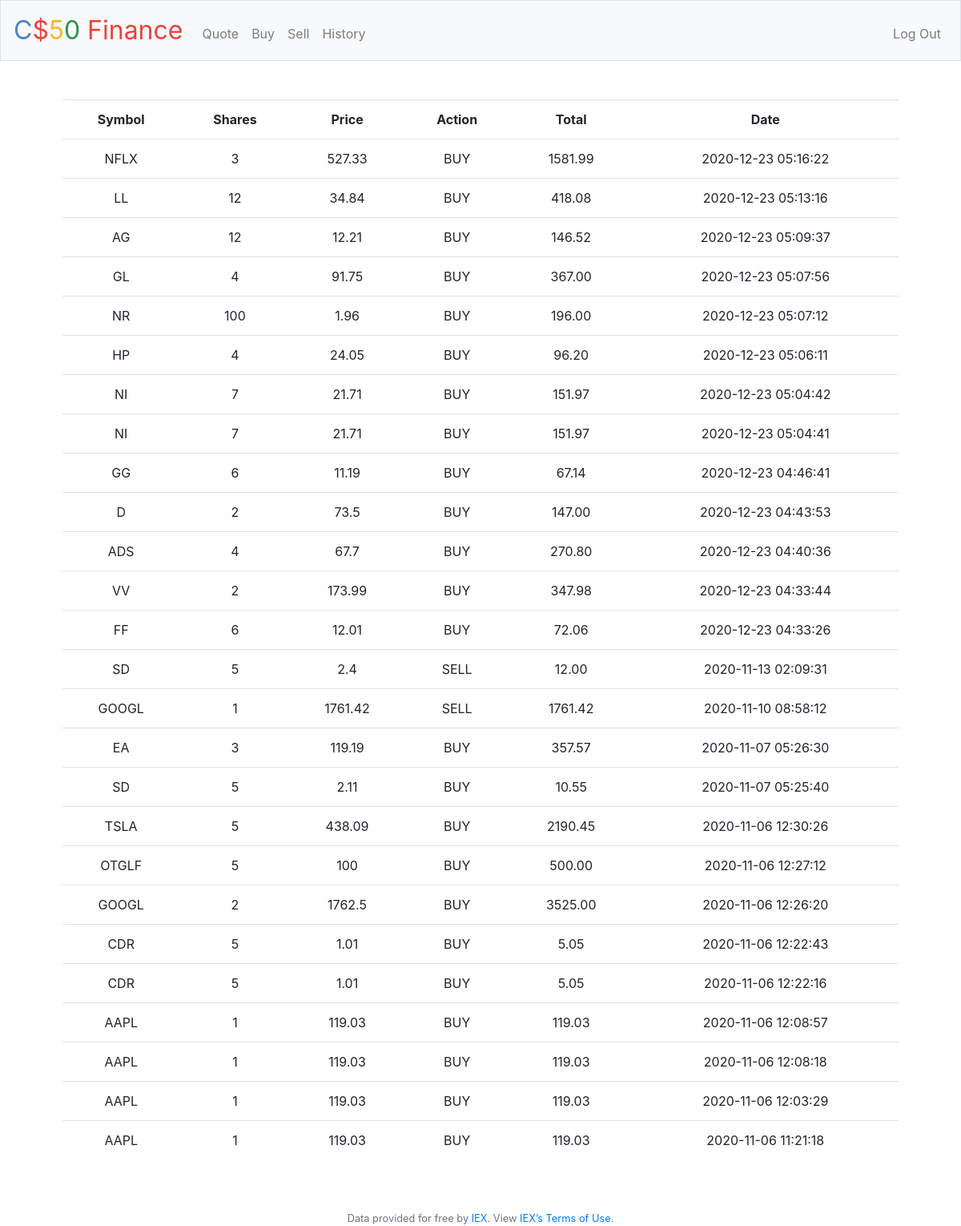
Screenshot of /history (signed in) with the database file from the repository.
### tables this page shows
CREATE TABLE 'history' ('id' INTEGER PRIMARY KEY AUTOINCREMENT NOT NULL, 'user_id' INTEGER NOT NULL,'action' BOOLEAN NOT NULL,'symbol' TEXT NOT NULL,'shares' INTEGER NOT NULL,'price' INTEGER NOT NULL,'date' DATETIME NOT NULL DEFAULT CURRENT_TIMESTAMP);

### pset8/finance/application.py (the view)
@app.route("/history")
@login_required
def history():
    stocks = db.execute("SELECT * FROM history WHERE user_id = :user_id ORDER BY date DESC", user_id=session["user_id"])
    for i in range(len(stocks)):
        stocks[i]["total"] = "%.2f"%(float(stocks[i]["shares"]) * float(stocks[i]["price"]))
    return render_template("history.html", stocks=stocks)

### pset8/finance/application.py (called while the page is built)
@app.after_request
def after_request(response):
    response.headers["Cache-Control"] = "no-cache, no-store, must-revalidate"
    response.headers["Expires"] = 0
    response.headers["Pragma"] = "no-cache"
    return response

### pset8/finance/helpers.py (called while the page is built)
def login_required(f):
    @wraps(f)
    def decorated_function(*args, **kwargs):
        if session.get("user_id") is None:
            return redirect("/login")
        return f(*args, **kwargs)
    return decorated_function

### pset8/finance/templates/history.html (shortened to what this page needs)
{% extends "layout.html" %}
{% block main %}
        <table class="table table-hover">
            <tr>
                <th>Symbol</th>
                <th>Shares</th>
                <th>Price</th>
                <th>Action</th>
                <th>Total</th>
                <th>Date</th>
            </tr>
            {% for stock in stocks %}
            <tr>
                <td>{{ stock.symbol }} </td>
                <td>{{ stock.shares }}</td>
                <td>{{ stock.price }}</td>
                <td>
                    {% if stock.action %}
                        BUY
                    {% else %}
                        SELL
                    {% endif %}
                </td>
                <td>{{ stock.total }}</td>
                <td>{{ stock.date }}</td>
            </tr>
            {% endfor %}
        </table>
{% endblock %}

### pset8/finance/templates/layout.html (shortened to what this page needs)
<!DOCTYPE html>
<html lang="en">
    <head>
        <link href="https://maxcdn.bootstrapcdn.com/bootstrap/4.1.3/css/bootstrap.min.css" rel="stylesheet">
        <link href="/static/styles.css" rel="stylesheet">
    </head>
    <body>
        <nav class="navbar navbar-expand-md navbar-light bg-light border">
            <a class="navbar-brand" href="/"><span class="blue">C</span><span class="red">$</span><span class="yellow">5</span><span class="green">0</span> <span class="red">Finance</span></a>
            <div class="collapse navbar-collapse" id="navbar">
                {% if session.user_id %}
                    <ul class="navbar-nav mr-auto mt-2">
                        <li class="nav-item"><a class="nav-link" href="/quote">Quote</a></li>
                        <li class="nav-item"><a class="nav-link" href="/buy">Buy</a></li>
                        <li class="nav-item"><a class="nav-link" href="/sell">Sell</a></li>
                        <li class="nav-item"><a class="nav-link" href="/history">History</a></li>
                    </ul>
                    <ul class="navbar-nav ml-auto mt-2">
                        <li class="nav-item"><a class="nav-link" href="/logout">Log Out</a></li>
                    </ul>
                {% else %}
                    <ul class="navbar-nav ml-auto mt-2">
                        <li class="nav-item"><a class="nav-link" href="/register">Register</a></li>
                        <li class="nav-item"><a class="nav-link" href="/login">Log In</a></li>
                    </ul>
                {% endif %}
            </div>
        </nav>
        <main class="container p-5">
            {% block main %}{% endblock %}
        </main>
        <footer class="small text-center text-muted">
            Data provided for free by <a href="https://iextrading.com/developer">IEX</a>. View <a href="https://iextrading.com/api-exhibit-a/">IEX’s Terms of Use</a>.
        </footer>
    </body>
</html>

### pset8/finance/static/styles.css (style rules this page uses)
nav .navbar-brand { font-size: xx-large; }
nav .navbar-brand .blue { color: #537fbe; }
nav .navbar-brand .red { color: #ea433b; }
nav .navbar-brand .yellow { color: #f5b82e; }
nav .navbar-brand .green { color: #2e944b; }
main { overflow-x: auto; text-align: center; }

### rows the page displays
history: symbol "NFLX", shares "3", price "527.33", action "BUY", total "1581.99", date "2020-12-23 05:16:22"
history: symbol "LL", shares "12", price "34.84", action "BUY", total "418.08", date "2020-12-23 05:13:16"
history: symbol "AG", shares "12", price "12.21", action "BUY", total "146.52", date "2020-12-23 05:09:37"
history: symbol "GL", shares "4", price "91.75", action "BUY", total "367.00", date "2020-12-23 05:07:56"
history: symbol "NR", shares "100", price "1.96", action "BUY", total "196.00", date "2020-12-23 05:07:12"
history: symbol "HP", shares "4", price "24.05", action "BUY", total "96.20", date "2020-12-23 05:06:11"
history: symbol "NI", shares "7", price "21.71", action "BUY", total "151.97", date "2020-12-23 05:04:42"
history: symbol "NI", shares "7", price "21.71", action "BUY", total "151.97", date "2020-12-23 05:04:41"
history: symbol "GG", shares "6", price "11.19", action "BUY", total "67.14", date "2020-12-23 04:46:41"
history: symbol "D", shares "2", price "73.5", action "BUY", total "147.00", date "2020-12-23 04:43:53"
history: symbol "ADS", shares "4", price "67.7", action "BUY", total "270.80", date "2020-12-23 04:40:36"
history: symbol "VV", shares "2", price "173.99", action "BUY", total "347.98", date "2020-12-23 04:33:44"
history: symbol "FF", shares "6", price "12.01", action "BUY", total "72.06", date "2020-12-23 04:33:26"
history: symbol "SD", shares "5", price "2.4", action "SELL", total "12.00", date "2020-11-13 02:09:31"
history: symbol "GOOGL", shares "1", price "1761.42", action "SELL", total "1761.42", date "2020-11-10 08:58:12"
history: symbol "EA", shares "3", price "119.19", action "BUY", total "357.57", date "2020-11-07 05:26:30"
history: symbol "SD", shares "5", price "2.11", action "BUY", total "10.55", date "2020-11-07 05:25:40"
history: symbol "TSLA", shares "5", price "438.09", action "BUY", total "2190.45", date "2020-11-06 12:30:26"
history: symbol "OTGLF", shares "5", price "100", action "BUY", total "500.00", date "2020-11-06 12:27:12"
history: symbol "GOOGL", shares "2", price "1762.5", action "BUY", total "3525.00", date "2020-11-06 12:26:20"
history: symbol "CDR", shares "5", price "1.01", action "BUY", total "5.05", date "2020-11-06 12:22:43"
history: symbol "CDR", shares "5", price "1.01", action "BUY", total "5.05", date "2020-11-06 12:22:16"
history: symbol "AAPL", shares "1", price "119.03", action "BUY", total "119.03", date "2020-11-06 12:08:57"
history: symbol "AAPL", shares "1", price "119.03", action "BUY", total "119.03", date "2020-11-06 12:08:18"
history: symbol "AAPL", shares "1", price "119.03", action "BUY", total "119.03", date "2020-11-06 12:03:29"
history: symbol "AAPL", shares "1", price "119.03", action "BUY", total "119.03", date "2020-11-06 11:21:18"
